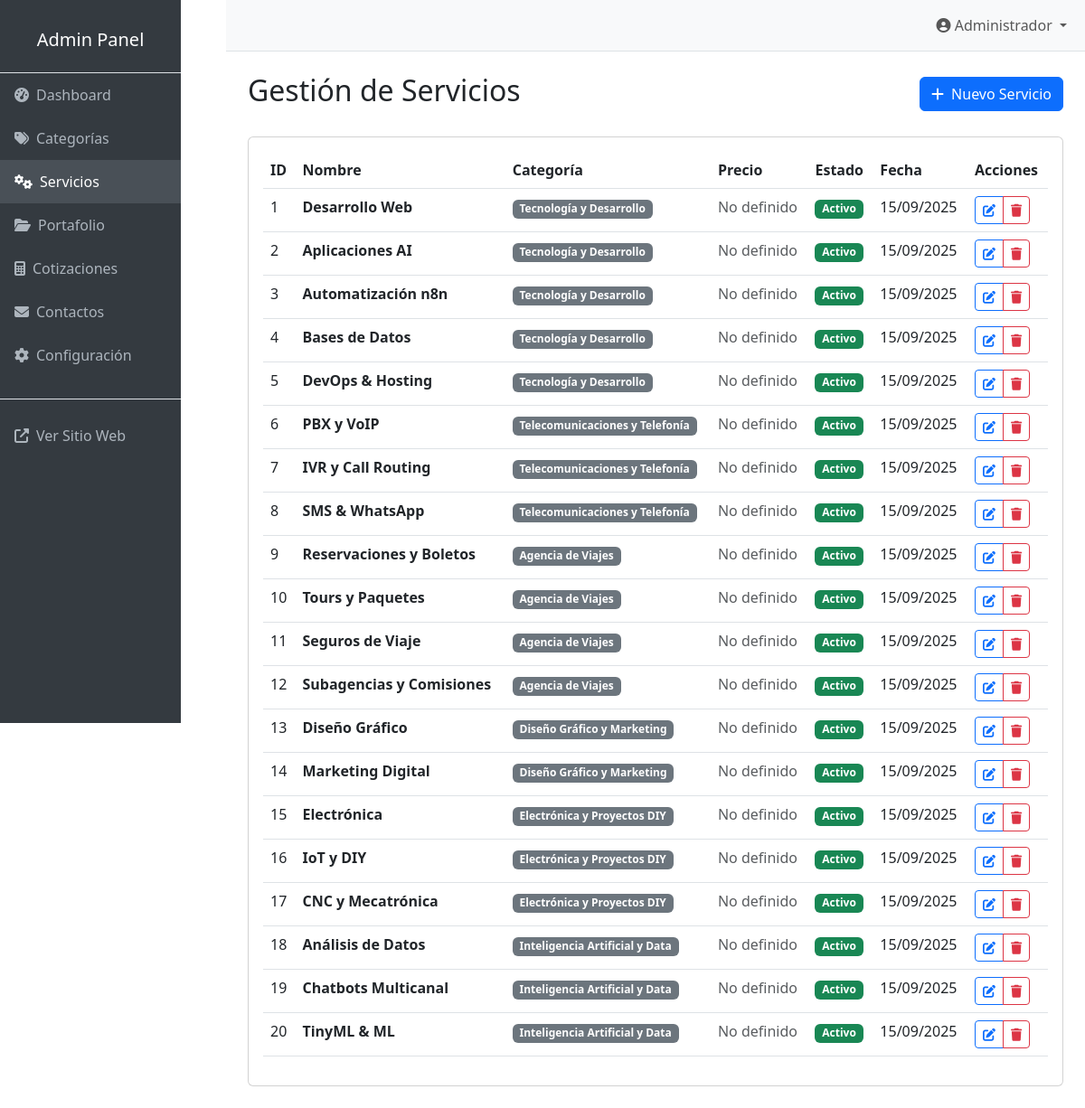
Page /admin/servicios on the committed database.
### models.py (models this page shows, shortened)
class Service(db.Model):
    __tablename__ = 'services'
    id = db.Column(db.Integer, primary_key=True)
    id_categoria = db.Column(db.Integer, db.ForeignKey('categories.id'), nullable=False)
    nombre = db.Column(db.String(100), nullable=False)
    descripcion = db.Column(db.Text)
    precio = db.Column(db.String(50))
    imagen = db.Column(db.String(200))
    activo = db.Column(db.Boolean, default=True)
    created_at = db.Column(db.DateTime, default=datetime.utcnow)

class Category(db.Model):
    __tablename__ = 'categories'
    id = db.Column(db.Integer, primary_key=True)
    nombre = db.Column(db.String(100), nullable=False)
    descripcion = db.Column(db.Text)
    created_at = db.Column(db.DateTime, default=datetime.utcnow)
    services = db.relationship('Service', backref='category', lazy=True, cascade='all, delete-orphan')

### admin.py (the view)
@admin_bp.route('/servicios')
def servicios():
    services = Service.query.all()
    return render_template('admin/servicios.html', services=services)

### app.py (called while the page is built)
def get_site_setting(key, default=''):
    setting = SiteSettings.query.filter_by(key=key).first()
    return setting.value if setting else default

def get_categories_with_services():
    categories = Category.query.all()
    categories_with_services = []
    for category in categories:
        services = Service.query.filter_by(id_categoria=category.id, activo=True).all()
        categories_with_services.append({
            'category': category,
            'services': services
        })
    return categories_with_services

@app.context_processor
def inject_site_data():
    return {
        'site_title': get_site_setting('site_title', 'Araiza Inc'),
        'company_name': get_site_setting('company_name', 'Araiza Inc'),
        'company_email': get_site_setting('company_email'),
        'company_phone': get_site_setting('company_phone'),
        'company_address': get_site_setting('company_address'),
        'facebook_url': get_site_setting('facebook_url'),
        'twitter_url': get_site_setting('twitter_url'),
        'linkedin_url': get_site_setting('linkedin_url'),
        'instagram_url': get_site_setting('instagram_url'),
        'logo_url': get_site_setting('logo_url'),
        'categories_menu': get_categories_with_services()
    }

### templates/admin/servicios.html (shortened to what this page needs)
{% extends "admin/base.html" %}
{% block content %}
<div class="d-flex justify-content-between align-items-center mb-4">
    <h2>Gestión de Servicios</h2>
    <a href="{{ url_for('admin.nuevo_servicio') }}" class="btn btn-primary">
        <i class="fas fa-plus me-2"></i>Nuevo Servicio
    </a>
</div>
{% if services %}
<div class="card">
    <div class="card-body">
        <div class="table-responsive">
            <table class="table table-hover">
                <thead>
                    <tr>
                        <th>ID</th>
                        <th>Nombre</th>
                        <th>Categoría</th>
                        <th>Precio</th>
                        <th>Estado</th>
                        <th>Fecha</th>
                        <th>Acciones</th>
                    </tr>
                </thead>
                <tbody>
                    {% for service in services %}
                    <tr>
                        <td>{{ service.id }}</td>
                        <td>
                            <strong>{{ service.nombre }}</strong>
                        </td>
                        <td>
                            <span class="badge bg-secondary">{{ service.category.nombre }}</span>
                        </td>
                        <td>
                            {% if service.precio %}
                                {{ service.precio }}
                            {% else %}
                                <span class="text-muted">No definido</span>
                            {% endif %}
                        </td>
                        <td>
                            {% if service.activo %}
                                <span class="badge bg-success">Activo</span>
                            {% else %}
                                <span class="badge bg-secondary">Inactivo</span>
                            {% endif %}
                        </td>
                        <td>{{ service.created_at.strftime('%d/%m/%Y') }}</td>
                        <td>
                            <div class="btn-group" role="group">
                                <a href="{{ url_for('admin.editar_servicio', servicio_id=service.id) }}"
                                   class="btn btn-sm btn-outline-primary" title="Editar">
                                    <i class="fas fa-edit"></i>
                                </a>
                                <button type="button" class="btn btn-sm btn-outline-danger"
                                        onclick="confirmDelete('{{ service.id }}', '{{ service.nombre }}')" title="Eliminar">
                                    <i class="fas fa-trash"></i>
                                </button>
                            </div>
                        </td>
                    </tr>
                    {% endfor %}
                </tbody>
            </table>
        </div>
    </div>
</div>
{% endif %}
{% endblock %}

### templates/admin/base.html (shortened to what this page needs)
<!DOCTYPE html>
<html lang="es">
<head>
    <link href="https://cdn.jsdelivr.net/npm/bootstrap@5.3.0/dist/css/bootstrap.min.css" rel="stylesheet">
    <link href="https://cdnjs.cloudflare.com/ajax/libs/font-awesome/6.4.0/css/all.min.css" rel="stylesheet">
</head>
<body>
    <nav class="col-md-3 col-lg-2 d-md-block sidebar collapse position-fixed">
        <div class="position-sticky pt-3">
            <div class="text-center py-3 border-bottom">
                <h5 class="text-white">Admin Panel</h5>
            </div>
            <ul class="nav flex-column">
                <li class="nav-item">
                    <a class="nav-link {{ 'active' if request.endpoint == 'admin.dashboard' }}"
                       href="{{ url_for('admin.dashboard') }}">
                        <i class="fas fa-tachometer-alt me-2"></i>Dashboard
                    </a>
                </li>
                <li class="nav-item">
                    <a class="nav-link {{ 'active' if 'categoria' in request.endpoint }}"
                       href="{{ url_for('admin.categorias') }}">
                        <i class="fas fa-tags me-2"></i>Categorías
                    </a>
                </li>
                <li class="nav-item">
                    <a class="nav-link {{ 'active' if 'servicio' in request.endpoint }}"
                       href="{{ url_for('admin.servicios') }}">
                        <i class="fas fa-cogs me-2"></i>Servicios
                    </a>
                </li>
                <li class="nav-item">
                    <a class="nav-link {{ 'active' if 'portafolio' in request.endpoint }}"
                       href="{{ url_for('admin.admin_portafolio') }}">
                        <i class="fas fa-folder-open me-2"></i>Portafolio
                    </a>
                </li>
                <li class="nav-item">
                    <a class="nav-link {{ 'active' if 'cotizacion' in request.endpoint }}"
                       href="{{ url_for('admin.cotizaciones') }}">
                        <i class="fas fa-calculator me-2"></i>Cotizaciones
                    </a>
                </li>
                <li class="nav-item">
                    <a class="nav-link {{ 'active' if 'contacto' in request.endpoint }}"
                       href="{{ url_for('admin.contactos') }}">
                        <i class="fas fa-envelope me-2"></i>Contactos
                    </a>
                </li>
                <li class="nav-item">
                    <a class="nav-link {{ 'active' if request.endpoint == 'admin.configuracion' }}"
                       href="{{ url_for('admin.configuracion') }}">
                        <i class="fas fa-cog me-2"></i>Configuración
                    </a>
                </li>
                <li class="nav-item mt-4 pt-3 border-top">
                    <a class="nav-link" href="{{ url_for('index') }}" target="_blank">
                        <i class="fas fa-external-link-alt me-2"></i>Ver Sitio Web
                    </a>
                </li>
            </ul>
        </div>
    </nav>
    <main class="main-content">
        <nav class="navbar navbar-expand-lg navbar-light bg-light border-bottom">
            <div class="container-fluid">
                <div class="navbar-nav ms-auto">
                    <div class="nav-item dropdown">
                        <a class="nav-link dropdown-toggle" href="#" role="button" data-bs-toggle="dropdown">
                            <i class="fas fa-user-circle"></i> Administrador
                        </a>
                    </div>
                </div>
            </div>
        </nav>
        <div class="container-fluid p-4">
            {% block content %}{% endblock %}
        </div>
    </main>
</body>
</html>

### templates/admin/base.html (style rules this page uses)
.sidebar { min-height: 100vh; background: #343a40; }
.sidebar .nav-link { color: #adb5bd; padding: 0.75rem 1rem; }
.sidebar .nav-link:hover, .sidebar .nav-link.active { color: #fff; background: #495057; }
.main-content { margin-left: 0; }
@media (min-width: 768px) { .main-content { margin-left: 250px; } }

### rows in the picture
Service: id "1", nombre "Desarrollo Web", category.nombre "Tecnología y Desarrollo", shows "No definido", activo "Activo", created_at "15/09/2025"
Service: id "2", nombre "Aplicaciones AI", category.nombre "Tecnología y Desarrollo", shows "No definido", activo "Activo", created_at "15/09/2025"
Service: id "3", nombre "Automatización n8n", category.nombre "Tecnología y Desarrollo", shows "No definido", activo "Activo", created_at "15/09/2025"
Service: id "4", nombre "Bases de Datos", category.nombre "Tecnología y Desarrollo", shows "No definido", activo "Activo", created_at "15/09/2025"
Service: id "5", nombre "DevOps & Hosting", category.nombre "Tecnología y Desarrollo", shows "No definido", activo "Activo", created_at "15/09/2025"
Service: id "6", nombre "PBX y VoIP", category.nombre "Telecomunicaciones y Telefonía", shows "No definido", activo "Activo", created_at "15/09/2025"
Service: id "7", nombre "IVR y Call Routing", category.nombre "Telecomunicaciones y Telefonía", shows "No definido", activo "Activo", created_at "15/09/2025"
Service: id "8", nombre "SMS & WhatsApp", category.nombre "Telecomunicaciones y Telefonía", shows "No definido", activo "Activo", created_at "15/09/2025"
Service: id "9", nombre "Reservaciones y Boletos", category.nombre "Agencia de Viajes", shows "No definido", activo "Activo", created_at "15/09/2025"
Service: id "10", nombre "Tours y Paquetes", category.nombre "Agencia de Viajes", shows "No definido", activo "Activo", created_at "15/09/2025"
Service: id "11", nombre "Seguros de Viaje", category.nombre "Agencia de Viajes", shows "No definido", activo "Activo", created_at "15/09/2025"
Service: id "12", nombre "Subagencias y Comisiones", category.nombre "Agencia de Viajes", shows "No definido", activo "Activo", created_at "15/09/2025"
Service: id "13", nombre "Diseño Gráfico", category.nombre "Diseño Gráfico y Marketing", shows "No definido", activo "Activo", created_at "15/09/2025"
Service: id "14", nombre "Marketing Digital", category.nombre "Diseño Gráfico y Marketing", shows "No definido", activo "Activo", created_at "15/09/2025"
Service: id "15", nombre "Electrónica", category.nombre "Electrónica y Proyectos DIY", shows "No definido", activo "Activo", created_at "15/09/2025"
Service: id "16", nombre "IoT y DIY", category.nombre "Electrónica y Proyectos DIY", shows "No definido", activo "Activo", created_at "15/09/2025"
Service: id "17", nombre "CNC y Mecatrónica", category.nombre "Electrónica y Proyectos DIY", shows "No definido", activo "Activo", created_at "15/09/2025"
Service: id "18", nombre "Análisis de Datos", category.nombre "Inteligencia Artificial y Data", shows "No definido", activo "Activo", created_at "15/09/2025"
Service: id "19", nombre "Chatbots Multicanal", category.nombre "Inteligencia Artificial y Data", shows "No definido", activo "Activo", created_at "15/09/2025"
Service: id "20", nombre "TinyML & ML", category.nombre "Inteligencia Artificial y Data", shows "No definido", activo "Activo", created_at "15/09/2025"
